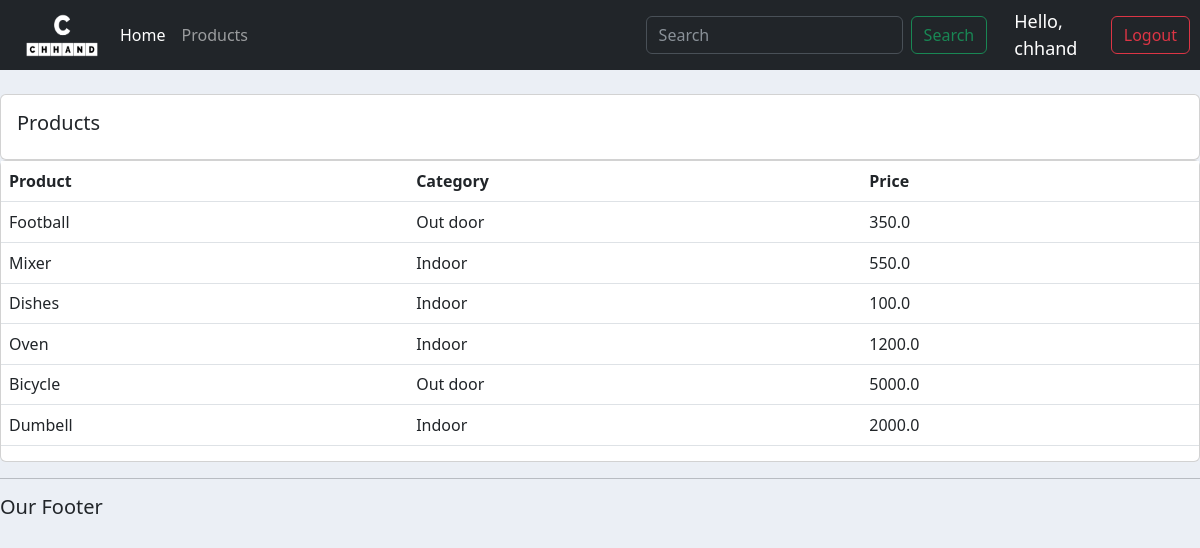
Screenshot of /products/ (signed in) with the database file from the repository.
### accounts/models.py (models this page shows, shortened)
class Product(models.Model):
    CATEGORY = (
        ('Indoor','Indoor'),
        ('Out door','Out door'),
    )
    name = models.CharField(max_length=200 , null=True)
    price = models.FloatField(null=True)
    category = models.CharField(max_length=200 , null=True, choices=CATEGORY)
    description = models.CharField(max_length=200 , null=True , blank=True)
    date_created = models.DateTimeField(auto_now_add=True , null=True)
    tags = models.ManyToManyField(Tag)

### accounts/decorators.py (the view)
        def wrapper_func(request , *args, **kwargs):
            group = None
            if request.user.groups.exists():
                group = request.user.groups.all()[0].name
            if group in allowed_roles:
                return view_func(request , *args, **kwargs)
            else:
                return HttpResponse("You are not authorized to view this page")

### accounts/views.py (called while the page is built)
@login_required(login_url='login')
@allowed_users(allowed_roles=['admin'])
def products(request):
    products = Product.objects.all()
    return render(request, 'accounts/products.html' , {'products':products})

### accounts/templates/accounts/products.html (shortened to what this page needs)
{% extends 'accounts/main.html' %}
{% block content %}
<br>
<div class="row">
    <div class="col-md">
        <div class="card card-body">
            <h5>Products</h5>
        </div>
        <div class="card card body">
            <table class="table">
                <tr>
                    <th>Product</th>
                    <th>Category</th>
                    <th>Price</th>
                </tr>
                {% for i in products %}
                    <tr>
                        <td>{{i.name}}</td>
                        <td>{{i.category}}</td>
                        <td>{{i.price}}</td>
                {% endfor %}
            </table>
        </div>
    </div>
</div>
{% endblock  %}

### accounts/templates/accounts/navbar.html (shortened to what this page needs)
{% load static %}
<nav class="navbar navbar-expand-lg bg-dark" data-bs-theme="dark">
    <div class="container-fluid">
        <a href="/"> <img src="{% static 'images/Chhand-logo.png'%}" alt="logo" id='logo-img'> </a>
      <div class="collapse navbar-collapse" id="navbarSupportedContent">
        <ul class="navbar-nav me-auto mb-2 mb-lg-0">
          {% if request.user.is_staff %}
          <li class="nav-item">
            <a class="nav-link active" aria-current="page" href="{% url 'home' %}">Home</a>
          </li>
          <li class="nav-item">
            <a class="nav-link" href="{% url 'products' %}">Products</a>
          </li>
          {% endif %}
        </ul>
        <form class="d-flex" role="search">
          <input class="form-control me-2" type="search" placeholder="Search" aria-label="Search">
          <button class="btn btn-outline-success" type="submit">Search</button>
        </form>
      </div>
    </div>
    <span id="hello-msg">Hello, {{request.user}}</span>
    <span><a class='btn btn-outline-danger logout-btn' href="{% url 'logout' %}">Logout</a></span>
  </nav>

### static/css/status.css (style rules this page uses)
body { background-color: #ebeff5; }

### accounts/templates/accounts/navbar.html (style rules this page uses)
#logo-img { width: 100px; height: 45px; }
#hello-msg { font-size: 18px; color: #fff; margin-left: 15px }
.logout-btn { margin-right: 10px; }

### rows the page displays
Product: name "Football", category "Out door", price "350.0"
Product: name "Mixer", category "Indoor", price "550.0"
Product: name "Dishes", category "Indoor", price "100.0"
Product: name "Oven", category "Indoor", price "1200.0"
Product: name "Bicycle", category "Out door", price "5000.0"
Product: name "Dumbell", category "Indoor", price "2000.0"

### other values shown
{{ request.user }} "chhand"
